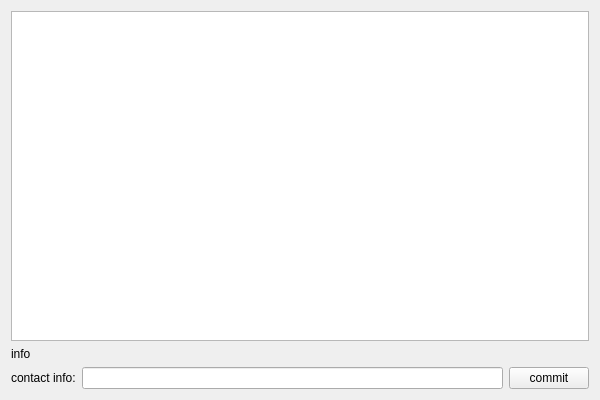
<?xml version="1.0" encoding="UTF-8"?>
<ui version="4.0">
 <class>SendEmailClass</class>
 <widget class="QWidget" name="SendEmailClass">
  <property name="geometry">
   <rect>
    <x>0</x>
    <y>0</y>
    <width>600</width>
    <height>400</height>
   </rect>
  </property>
  <property name="windowTitle">
   <string>SendEmail</string>
  </property>
  <layout class="QVBoxLayout" name="verticalLayout">
   <item>
    <widget class="QTextEdit" name="textEdit"/>
   </item>
   <item>
    <widget class="QLabel" name="labelResult">
     <property name="text">
      <string>info</string>
     </property>
    </widget>
   </item>
   <item>
    <layout class="QHBoxLayout" name="horizontalLayout">
     <item>
      <widget class="QLabel" name="label">
       <property name="text">
        <string>contact info:</string>
       </property>
      </widget>
     </item>
     <item>
      <widget class="QLineEdit" name="lineEdit"/>
     </item>
     <item>
      <widget class="QPushButton" name="pushButtonCommit">
       <property name="text">
        <string>commit</string>
       </property>
      </widget>
     </item>
    </layout>
   </item>
  </layout>
 </widget>
 <layoutdefault spacing="6" margin="11"/>
 <resources>
  <include location="sendemail.qrc"/>
 </resources>
 <connections/>
</ui>
